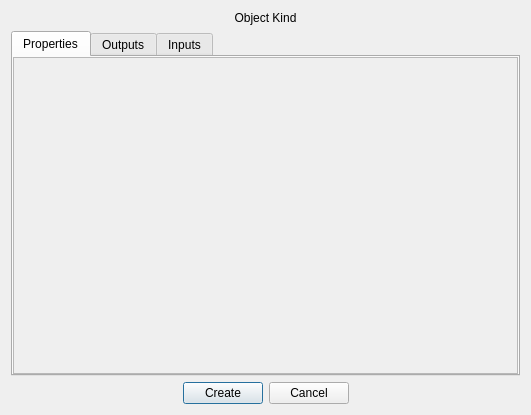
<?xml version="1.0" encoding="UTF-8"?>
<ui version="4.0">
 <class>CreateObjectDialog</class>
 <widget class="QDialog" name="CreateObjectDialog">
  <property name="geometry">
   <rect>
    <x>0</x>
    <y>0</y>
    <width>531</width>
    <height>415</height>
   </rect>
  </property>
  <property name="windowTitle">
   <string>Create Object</string>
  </property>
  <layout class="QVBoxLayout" name="verticalLayout">
   <item>
    <widget class="QLabel" name="objectKindLabel">
     <property name="text">
      <string>Object Kind</string>
     </property>
     <property name="alignment">
      <set>Qt::AlignCenter</set>
     </property>
    </widget>
   </item>
   <item>
    <widget class="QTabWidget" name="tabs">
     <property name="enabled">
      <bool>true</bool>
     </property>
     <property name="tabShape">
      <enum>QTabWidget::Rounded</enum>
     </property>
     <property name="currentIndex">
      <number>0</number>
     </property>
     <widget class="QWidget" name="propertiesTab">
      <attribute name="title">
       <string>Properties</string>
      </attribute>
      <layout class="QGridLayout" name="gridLayout_2">
       <property name="leftMargin">
        <number>0</number>
       </property>
       <property name="topMargin">
        <number>0</number>
       </property>
       <property name="rightMargin">
        <number>0</number>
       </property>
       <property name="bottomMargin">
        <number>0</number>
       </property>
       <item row="0" column="0">
        <widget class="QScrollArea" name="scrollArea">
         <property name="verticalScrollBarPolicy">
          <enum>Qt::ScrollBarAsNeeded</enum>
         </property>
         <property name="horizontalScrollBarPolicy">
          <enum>Qt::ScrollBarAsNeeded</enum>
         </property>
         <property name="widgetResizable">
          <bool>true</bool>
         </property>
         <widget class="ObjectPropertiesEditor" name="objectProperties">
          <property name="geometry">
           <rect>
            <x>0</x>
            <y>0</y>
            <width>507</width>
            <height>308</height>
           </rect>
          </property>
          <layout class="QGridLayout" name="gridLayout">
           <property name="leftMargin">
            <number>0</number>
           </property>
           <property name="topMargin">
            <number>0</number>
           </property>
           <property name="rightMargin">
            <number>0</number>
           </property>
           <property name="bottomMargin">
            <number>0</number>
           </property>
          </layout>
         </widget>
        </widget>
       </item>
      </layout>
     </widget>
     <widget class="PortEditor" name="outputs">
      <attribute name="title">
       <string>Outputs</string>
      </attribute>
      <layout class="QVBoxLayout" name="verticalLayout_2"/>
     </widget>
     <widget class="PortEditor" name="inputs">
      <attribute name="title">
       <string>Inputs</string>
      </attribute>
     </widget>
    </widget>
   </item>
   <item>
    <layout class="QHBoxLayout" name="horizontalLayout">
     <item>
      <spacer name="horizontalSpacer_2">
       <property name="orientation">
        <enum>Qt::Horizontal</enum>
       </property>
       <property name="sizeHint" stdset="0">
        <size>
         <width>40</width>
         <height>20</height>
        </size>
       </property>
      </spacer>
     </item>
     <item>
      <widget class="QPushButton" name="createButton">
       <property name="text">
        <string>Create</string>
       </property>
      </widget>
     </item>
     <item>
      <widget class="QPushButton" name="cancelButton">
       <property name="text">
        <string>Cancel</string>
       </property>
      </widget>
     </item>
     <item>
      <spacer name="horizontalSpacer">
       <property name="orientation">
        <enum>Qt::Horizontal</enum>
       </property>
       <property name="sizeHint" stdset="0">
        <size>
         <width>40</width>
         <height>20</height>
        </size>
       </property>
      </spacer>
     </item>
    </layout>
   </item>
  </layout>
 </widget>
 <customwidgets>
  <customwidget>
   <class>ObjectPropertiesEditor</class>
   <extends>QWidget</extends>
   <header>gui/objectproperties.hxx</header>
   <container>1</container>
  </customwidget>
  <customwidget>
   <class>PortEditor</class>
   <extends>QWidget</extends>
   <header>gui/createobjectdialog.hxx</header>
   <container>1</container>
  </customwidget>
 </customwidgets>
 <resources/>
 <connections>
  <connection>
   <sender>createButton</sender>
   <signal>clicked()</signal>
   <receiver>CreateObjectDialog</receiver>
   <slot>accept()</slot>
   <hints>
    <hint type="sourcelabel">
     <x>222</x>
     <y>392</y>
    </hint>
    <hint type="destinationlabel">
     <x>265</x>
     <y>207</y>
    </hint>
   </hints>
  </connection>
  <connection>
   <sender>cancelButton</sender>
   <signal>clicked()</signal>
   <receiver>CreateObjectDialog</receiver>
   <slot>reject()</slot>
   <hints>
    <hint type="sourcelabel">
     <x>308</x>
     <y>392</y>
    </hint>
    <hint type="destinationlabel">
     <x>265</x>
     <y>207</y>
    </hint>
   </hints>
  </connection>
 </connections>
</ui>
